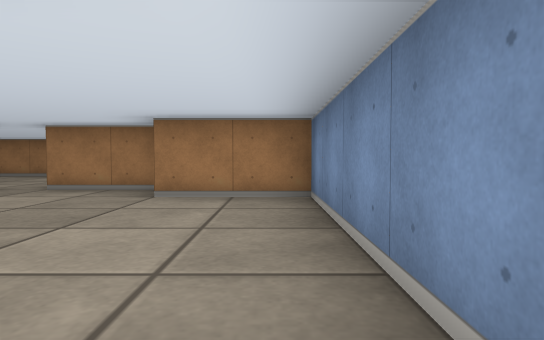
[1] (above)

24 first-person views from a walk through a cub3D maze. The camera is about half as high as the walls, tilts 2° down and sees 75° across. The floor is counted in squares. Each view is taken from the middle of a square. On the plan, view 1 faces up. The plan holds only what a view shows up to about 9 squares ahead; the rest is blank.

[2]
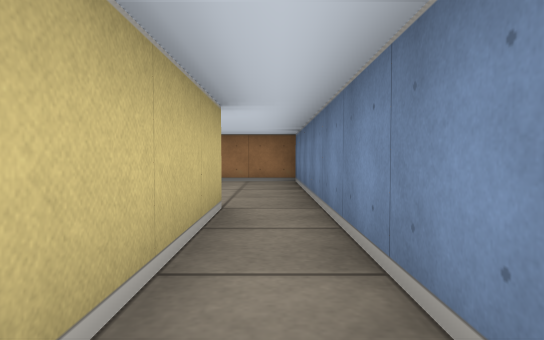

[3]
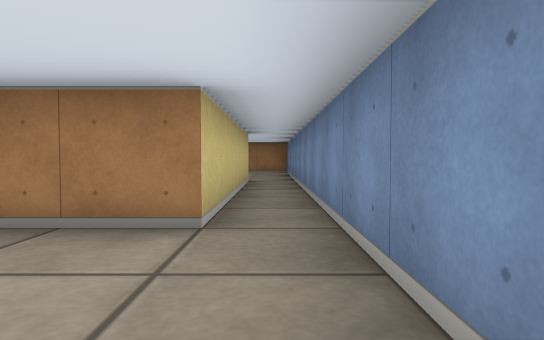

[4]
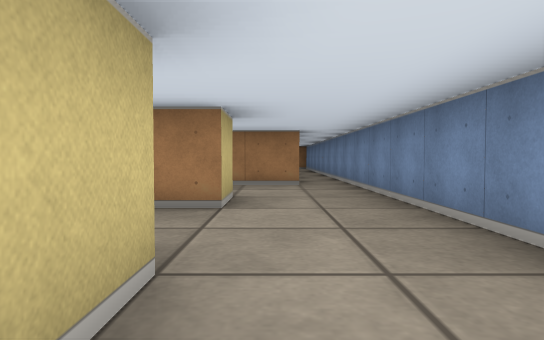

[5]
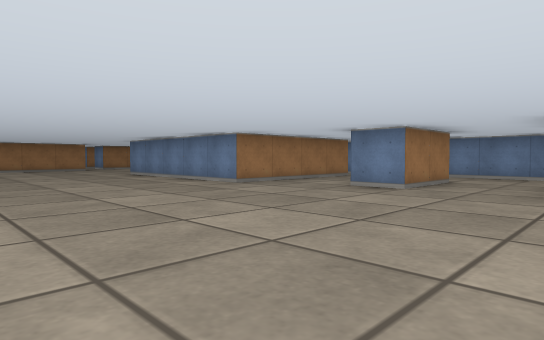

[6]
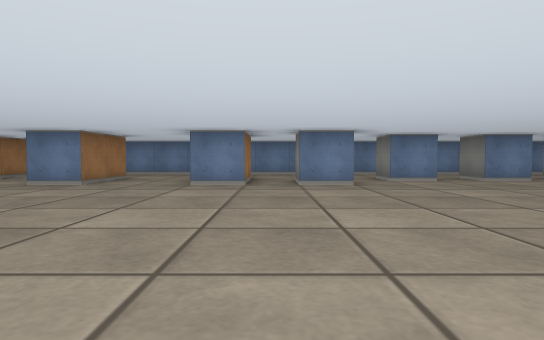

[7]
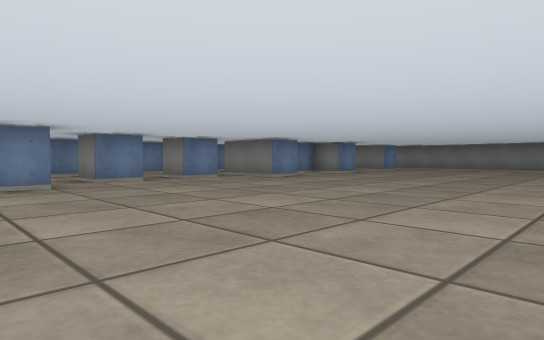

[8]
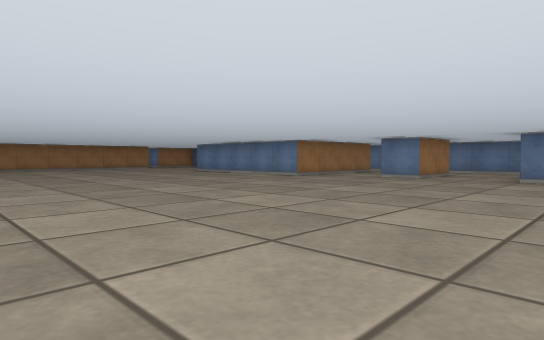

[9]
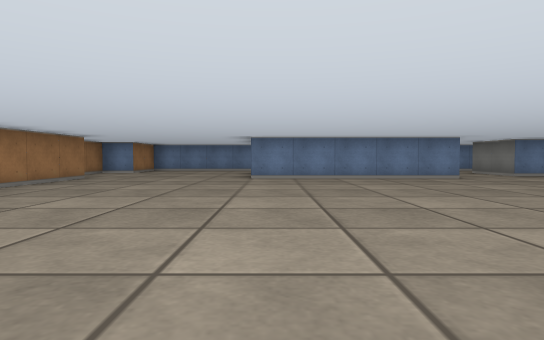

[10]
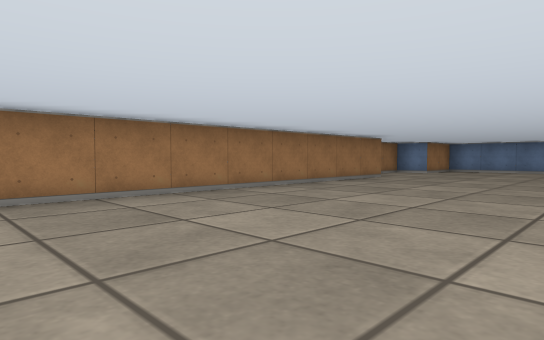

[11]
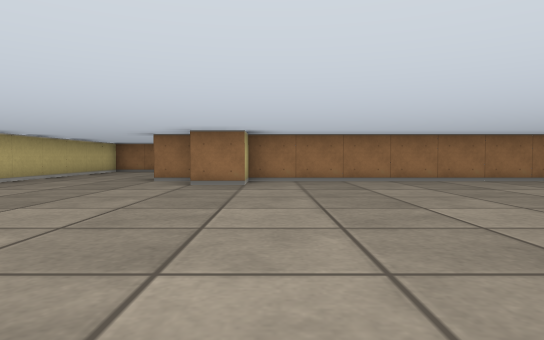

[12]
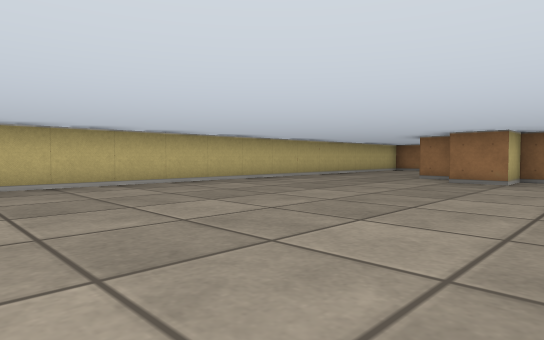

[13]
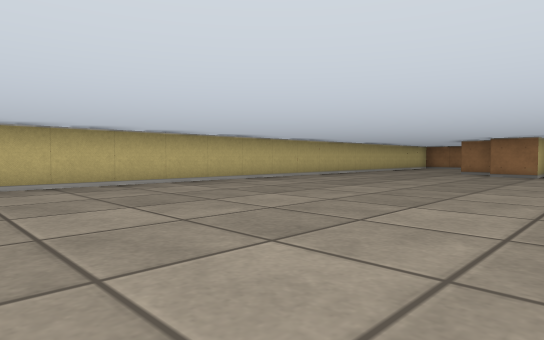

[14]
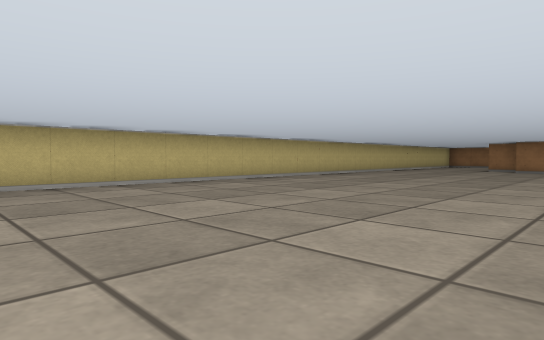

[15]
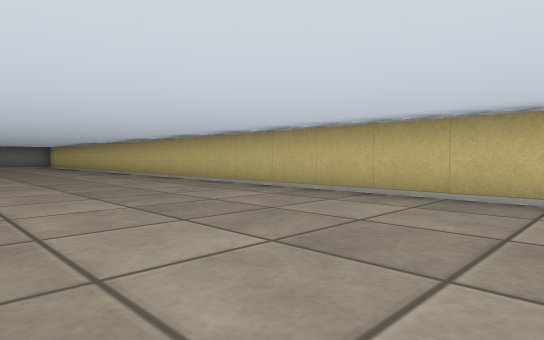

[16]
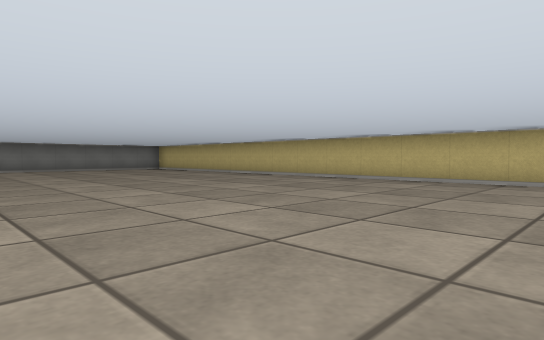

[17]
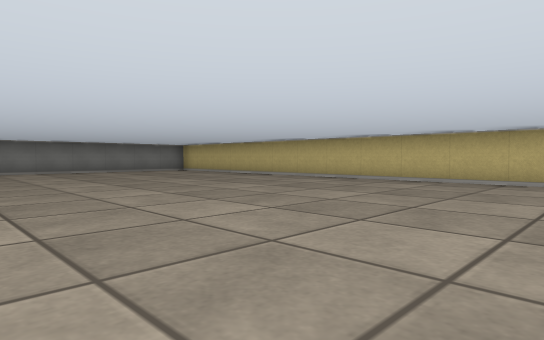

[18]
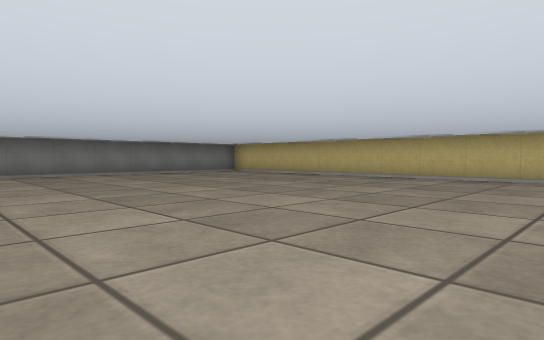

[19]
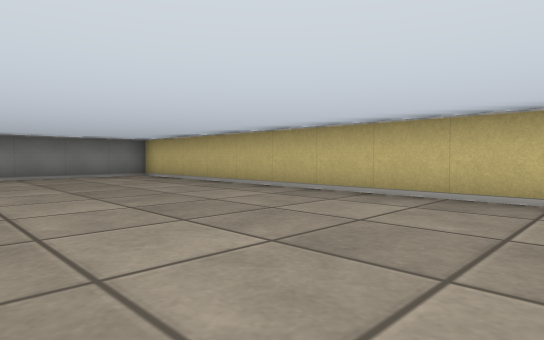

[20]
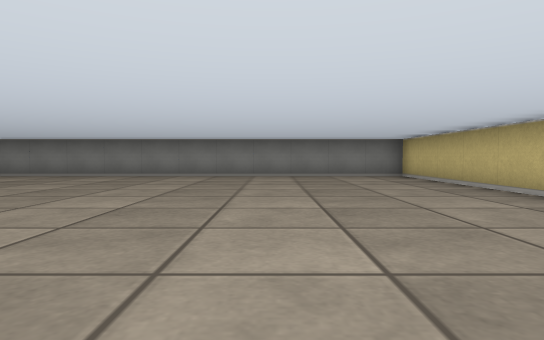

[21]
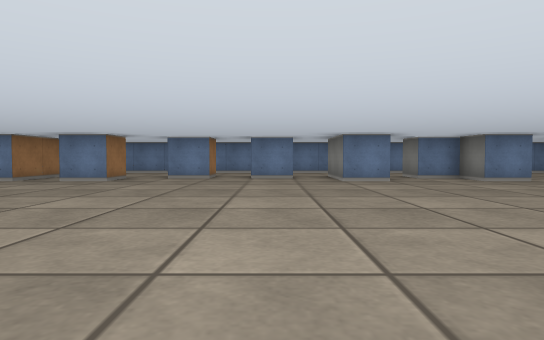

[22]
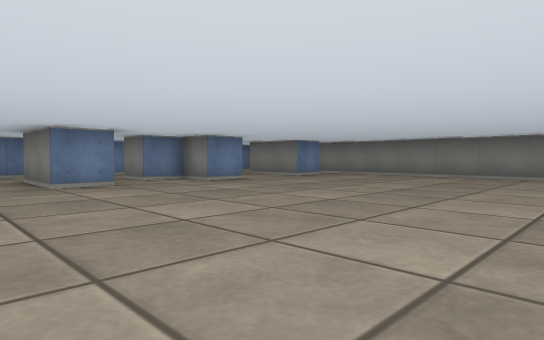

[23]
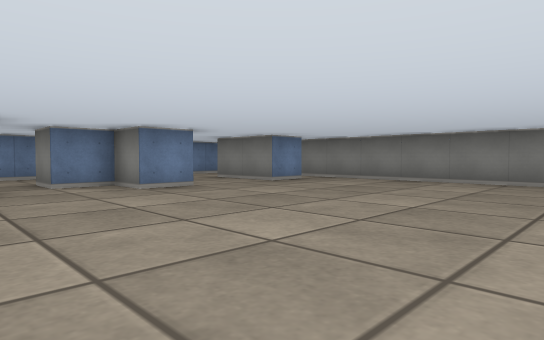

[24]
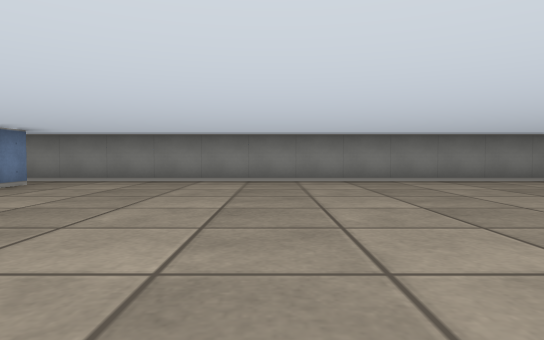

### Floor plan
Ten units are one square. View 1 is at (0, 0); x grows to the right and y downward. Boxes are objects, and circles mark ways between rooms. Rooms are numbered by the first view taken in them; rooms with no view inside come last. Other rooms are left out.
<svg viewBox="-190 -66 200 326">
<path fill="none" stroke="#000" d="M5 64 5 -5M-5 -5 -5 45 -15 45M-15 65 -15 75M5 91 5 64M-25 125 -35 125 -35 115 -26 115M-18 105 -35 105 -35 95M-15 95 -15 104M-15 75 -35 75 -35 65M-15 45 -45 45 -45 -5M-20 145 -25 145 -25 135 -15 135M-25 166 -25 155 -15 155M-35 186 -35 175 -15 175M-185 -22 -185 250M5 -5 5 -45 -15 -45M-35 216 -35 205 -25 205 -25 195 -15 195M-146 -45 -155 -45M-45 -45 -135 -45 -135 -35 -145 -35M5 200 5 174M-18 -55 -35 -55M-35 245 -35 235 -18 235M-185 -61 -185 -41M-172 255 -28 255"/>
<circle cx="-5" cy="70" r="3" fill="#2a7"/>
<circle cx="-25" cy="55" r="3" fill="#2a7"/>
<circle cx="0" cy="-10" r="3" fill="#2a7"/>
<circle cx="-25" cy="85" r="3" fill="#2a7"/>
<circle cx="-5" cy="100" r="3" fill="#2a7"/>
<text x="0" y="40">1</text>
<text x="-10" y="80">2</text>
<text x="-100" y="90">3</text>
</svg>
Room 1 opens to room 2. Room 1 opens to room 3. Room 2 opens to room 3.

Where each view was taken, in squares from view 1:
view 1: 0 up, 0 right, facing up
view 2: 3 down, 0 right, facing up
view 3: 7 down, 0 right, facing up
view 4: 11 down, 1 left, facing up
view 5: 10 down, 9 left, facing up-right
view 6: 11 down, 10 left, facing right
view 7: 11 down, 10 left, facing down-right
view 8: 11 down, 12 left, facing up-right
view 9: 0 up, 13 left, facing right
view 10: 0 up, 13 left, facing up-right
view 11: 3 down, 13 left, facing up
view 12: 4 down, 12 left, facing up-left
view 13: 7 down, 12 left, facing up-left
view 14: 10 down, 12 left, facing up-left
view 15: 6 down, 14 left, facing down-left
view 16: 11 down, 11 left, facing down-left
view 17: 13 down, 11 left, facing down-left
view 18: 15 down, 10 left, facing down-left
view 19: 16 down, 14 left, facing down-left
view 20: 16 down, 15 left, facing down
view 21: 16 down, 11 left, facing right
view 22: 16 down, 10 left, facing down-right
view 23: 18 down, 9 left, facing down-right
view 24: 18 down, 8 left, facing down
